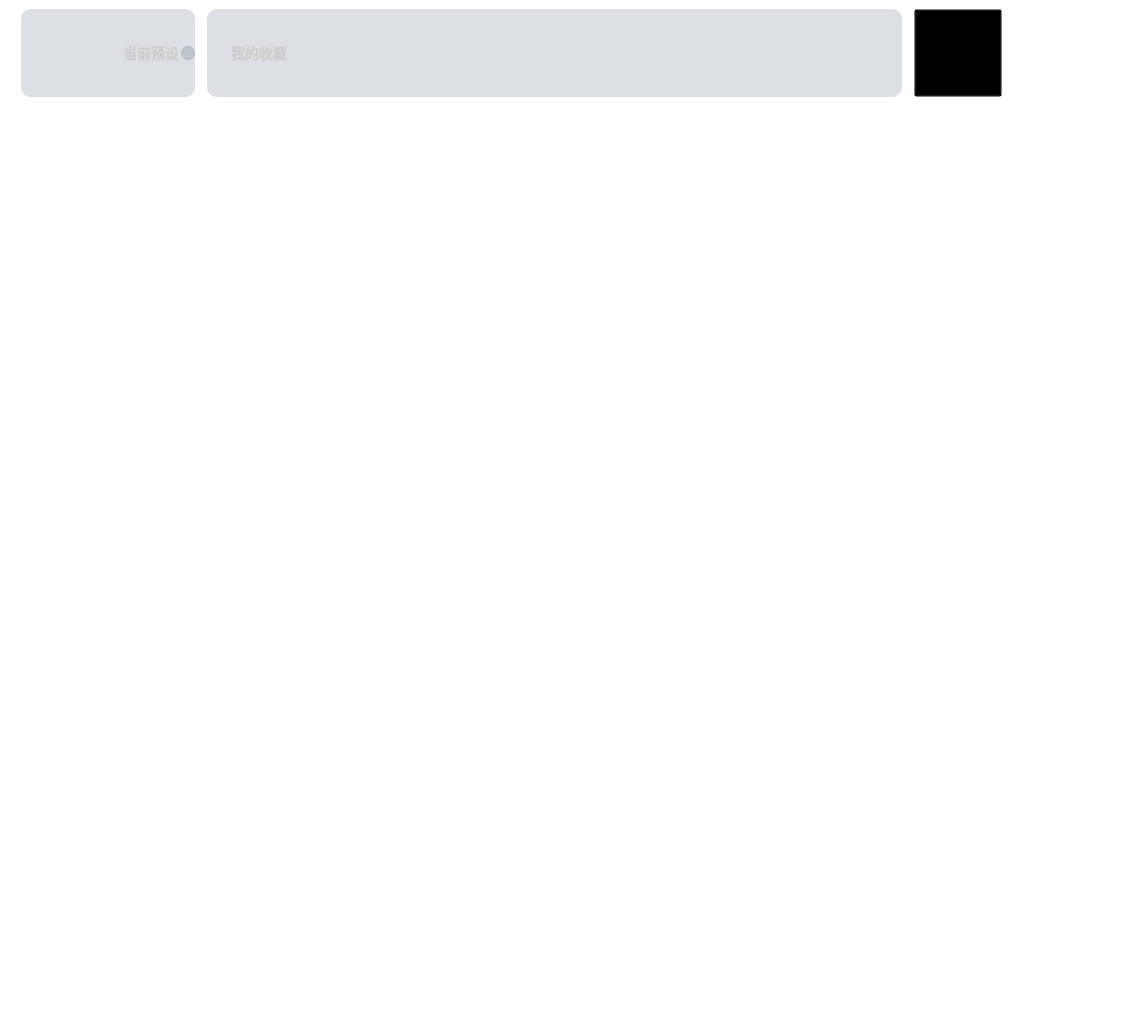
<?xml version="1.0" encoding="UTF-8"?>
<ui version="4.0">
 <class>SpeakerListen</class>
 <widget class="QWidget" name="SpeakerListen">
  <property name="geometry">
   <rect>
    <x>0</x>
    <y>0</y>
    <width>1122</width>
    <height>1015</height>
   </rect>
  </property>
  <property name="minimumSize">
   <size>
    <width>1071</width>
    <height>654</height>
   </size>
  </property>
  <property name="maximumSize">
   <size>
    <width>16777215</width>
    <height>16777215</height>
   </size>
  </property>
  <property name="windowTitle">
   <string>Form</string>
  </property>
  <property name="styleSheet">
   <string notr="true">background:transparent;
</string>
  </property>
  <layout class="QGridLayout" name="gridLayout">
   <property name="leftMargin">
    <number>0</number>
   </property>
   <property name="topMargin">
    <number>0</number>
   </property>
   <property name="rightMargin">
    <number>0</number>
   </property>
   <property name="bottomMargin">
    <number>0</number>
   </property>
   <property name="spacing">
    <number>0</number>
   </property>
   <item row="0" column="0">
    <widget class="QWidget" name="widget_background" native="true">
     <layout class="QGridLayout" name="gridLayout_3">
      <property name="leftMargin">
       <number>21</number>
      </property>
      <property name="rightMargin">
       <number>20</number>
      </property>
      <property name="horizontalSpacing">
       <number>11</number>
      </property>
      <property name="verticalSpacing">
       <number>0</number>
      </property>
      <item row="0" column="0">
       <widget class="QWidget" name="widget_2" native="true">
        <property name="minimumSize">
         <size>
          <width>1049</width>
          <height>104</height>
         </size>
        </property>
        <property name="maximumSize">
         <size>
          <width>16777215</width>
          <height>104</height>
         </size>
        </property>
        <property name="styleSheet">
         <string notr="true"/>
        </property>
        <layout class="QHBoxLayout" name="horizontalLayout_2">
         <property name="spacing">
          <number>12</number>
         </property>
         <property name="leftMargin">
          <number>0</number>
         </property>
         <property name="topMargin">
          <number>0</number>
         </property>
         <property name="rightMargin">
          <number>0</number>
         </property>
         <property name="bottomMargin">
          <number>16</number>
         </property>
         <item>
          <widget class="FrostedPanel" name="widget" native="true">
           <layout class="QGridLayout" name="gridLayout_5">
            <property name="leftMargin">
             <number>0</number>
            </property>
            <property name="topMargin">
             <number>0</number>
            </property>
            <property name="rightMargin">
             <number>0</number>
            </property>
            <property name="bottomMargin">
             <number>0</number>
            </property>
            <property name="spacing">
             <number>0</number>
            </property>
            <item row="0" column="0">
             <widget class="NewRadioBtnText" name="rBt_currentPlan">
              <property name="minimumSize">
               <size>
                <width>174</width>
                <height>88</height>
               </size>
              </property>
              <property name="maximumSize">
               <size>
                <width>174</width>
                <height>88</height>
               </size>
              </property>
              <property name="layoutDirection">
               <enum>Qt::RightToLeft</enum>
              </property>
              <property name="styleSheet">
               <string notr="true">QRadioButton{
	text-align: left;  /* 改为左对齐更合理 */
background-color: rgba(81, 96, 122, 0.2);
	color: #CCCCCC;
	border-radius: 10px;
	font-family: &quot;Noto Sans S Chinese&quot;; font-weight: 500;
	font-size: 14px;
	spacing: 2px;  /* 设置指示器和文本之间的间距 */
}
/*被选中样式*/
QRadioButton:checked
 {
background-color:red;
}
/*指示器样式*/
QRadioButton::indicator
{
height:58px;
width:58px;
border-image: url(:/Skin/Images/Headphones/current-bk2.png);
margin-right:17px;	
margin-left:25px;
}
                             </string>
              </property>
              <property name="text">
               <string>当前预设</string>
              </property>
              <property name="checkable">
               <bool>false</bool>
              </property>
             </widget>
            </item>
           </layout>
          </widget>
         </item>
         <item>
          <widget class="FrostedPanel" name="widget_all" native="true">
           <property name="minimumSize">
            <size>
             <width>685</width>
             <height>88</height>
            </size>
           </property>
           <property name="maximumSize">
            <size>
             <width>16777215</width>
             <height>88</height>
            </size>
           </property>
           <property name="styleSheet">
            <string notr="true">background-color: rgba(81, 96, 122, 0.2);
border-radius: 10px;</string>
           </property>
           <layout class="QGridLayout" name="gridLayout_4">
            <property name="leftMargin">
             <number>24</number>
            </property>
            <property name="topMargin">
             <number>9</number>
            </property>
            <property name="rightMargin">
             <number>16</number>
            </property>
            <property name="bottomMargin">
             <number>9</number>
            </property>
            <property name="spacing">
             <number>6</number>
            </property>
            <item row="0" column="2" rowspan="2">
             <widget class="EightMyPlan" name="widget_eight" native="true">
              <property name="minimumSize">
               <size>
                <width>500</width>
                <height>0</height>
               </size>
              </property>
              <property name="maximumSize">
               <size>
                <width>500</width>
                <height>16777215</height>
               </size>
              </property>
              <property name="styleSheet">
               <string notr="true">border-radius:6px;
background-color:transparent;</string>
              </property>
             </widget>
            </item>
            <item row="0" column="1">
             <spacer name="horizontalSpacer">
              <property name="orientation">
               <enum>Qt::Horizontal</enum>
              </property>
              <property name="sizeType">
               <enum>QSizePolicy::Fixed</enum>
              </property>
              <property name="sizeHint" stdset="0">
               <size>
                <width>28</width>
                <height>20</height>
               </size>
              </property>
             </spacer>
            </item>
            <item row="0" column="0" rowspan="2">
             <widget class="QLabel" name="lab_cur_2">
              <property name="minimumSize">
               <size>
                <width>65</width>
                <height>20</height>
               </size>
              </property>
              <property name="maximumSize">
               <size>
                <width>65</width>
                <height>20</height>
               </size>
              </property>
              <property name="styleSheet">
               <string notr="true">border:0px;
color: #CCCCCC;
font-family: &quot;Noto Sans S Chinese&quot;; font-weight: 500;
font-size: 14px;
background-color:transparent;</string>
              </property>
              <property name="text">
               <string>我的收藏</string>
              </property>
              <property name="alignment">
               <set>Qt::AlignLeading|Qt::AlignLeft|Qt::AlignVCenter</set>
              </property>
             </widget>
            </item>
            <item row="0" column="3">
             <spacer name="horizontalSpacer_5">
              <property name="orientation">
               <enum>Qt::Horizontal</enum>
              </property>
              <property name="sizeHint" stdset="0">
               <size>
                <width>40</width>
                <height>20</height>
               </size>
              </property>
             </spacer>
            </item>
           </layout>
          </widget>
         </item>
         <item>
          <widget class="FrostedPanel" name="widget_3" native="true">
           <layout class="QGridLayout" name="gridLayout_6">
            <property name="leftMargin">
             <number>0</number>
            </property>
            <property name="topMargin">
             <number>0</number>
            </property>
            <property name="rightMargin">
             <number>0</number>
            </property>
            <property name="bottomMargin">
             <number>0</number>
            </property>
            <property name="spacing">
             <number>0</number>
            </property>
            <item row="0" column="0">
             <widget class="CustomQPushButtonFunctionalClassificationButton" name="pBt_goto_plans_page">
              <property name="minimumSize">
               <size>
                <width>88</width>
                <height>88</height>
               </size>
              </property>
              <property name="styleSheet">
               <string notr="true"/>
              </property>
              <property name="text">
               <string/>
              </property>
             </widget>
            </item>
           </layout>
          </widget>
         </item>
         <item>
          <widget class="FrostedPanel" name="widget_listenEn" native="true">
           <property name="minimumSize">
            <size>
             <width>88</width>
             <height>88</height>
            </size>
           </property>
           <property name="maximumSize">
            <size>
             <width>88</width>
             <height>88</height>
            </size>
           </property>
           <property name="styleSheet">
            <string notr="true"/>
           </property>
           <layout class="QHBoxLayout" name="horizontalLayout_12">
            <property name="spacing">
             <number>0</number>
            </property>
            <property name="leftMargin">
             <number>0</number>
            </property>
            <property name="topMargin">
             <number>0</number>
            </property>
            <property name="rightMargin">
             <number>0</number>
            </property>
            <property name="bottomMargin">
             <number>0</number>
            </property>
            <item>
             <widget class="QPushButton" name="pBt_GameListen">
              <property name="sizePolicy">
               <sizepolicy hsizetype="Fixed" vsizetype="Fixed">
                <horstretch>0</horstretch>
                <verstretch>0</verstretch>
               </sizepolicy>
              </property>
              <property name="minimumSize">
               <size>
                <width>88</width>
                <height>88</height>
               </size>
              </property>
              <property name="maximumSize">
               <size>
                <width>88</width>
                <height>88</height>
               </size>
              </property>
              <property name="styleSheet">
               <string notr="true">QPushButton
{
	border-radius: 10px;
	border-image: url(:/Skin/Images/Headphones/listen_ch_88_88.png);
}</string>
              </property>
              <property name="text">
               <string/>
              </property>
              <property name="checkable">
               <bool>true</bool>
              </property>
             </widget>
            </item>
           </layout>
          </widget>
         </item>
        </layout>
       </widget>
      </item>
      <item row="1" column="0">
       <widget class="FrostedPanel" name="widget_listen" native="true">
        <property name="minimumSize">
         <size>
          <width>1029</width>
          <height>0</height>
         </size>
        </property>
        <property name="maximumSize">
         <size>
          <width>16777215</width>
          <height>16777215</height>
         </size>
        </property>
        <property name="styleSheet">
         <string notr="true"/>
        </property>
        <layout class="QVBoxLayout" name="verticalLayout">
         <property name="spacing">
          <number>0</number>
         </property>
         <property name="leftMargin">
          <number>0</number>
         </property>
         <property name="topMargin">
          <number>0</number>
         </property>
         <property name="rightMargin">
          <number>0</number>
         </property>
         <property name="bottomMargin">
          <number>0</number>
         </property>
         <item>
          <widget class="QWidget" name="widget_sound_test_main_page" native="true">
           <property name="minimumSize">
            <size>
             <width>0</width>
             <height>100</height>
            </size>
           </property>
           <property name="styleSheet">
            <string notr="true"/>
           </property>
           <layout class="QGridLayout" name="gridLayout_2">
            <property name="leftMargin">
             <number>0</number>
            </property>
            <property name="topMargin">
             <number>0</number>
            </property>
            <property name="rightMargin">
             <number>0</number>
            </property>
            <property name="bottomMargin">
             <number>0</number>
            </property>
            <property name="spacing">
             <number>0</number>
            </property>
           </layout>
          </widget>
         </item>
        </layout>
       </widget>
      </item>
      <item row="2" column="0">
       <spacer name="verticalSpacer">
        <property name="orientation">
         <enum>Qt::Vertical</enum>
        </property>
        <property name="sizeType">
         <enum>QSizePolicy::Fixed</enum>
        </property>
        <property name="sizeHint" stdset="0">
         <size>
          <width>20</width>
          <height>13</height>
         </size>
        </property>
       </spacer>
      </item>
     </layout>
    </widget>
   </item>
  </layout>
 </widget>
 <customwidgets>
  <customwidget>
   <class>FrostedPanel</class>
   <extends>QWidget</extends>
   <header>modules/Common/FrostedPanel.h</header>
   <container>1</container>
  </customwidget>
  <customwidget>
   <class>NewRadioBtnText</class>
   <extends>QRadioButton</extends>
   <header>CustomControl/CustomRadioButton/NewRadioBtnText.h</header>
  </customwidget>
  <customwidget>
   <class>EightMyPlan</class>
   <extends>QWidget</extends>
   <header>EightMyPlan.h</header>
   <container>1</container>
  </customwidget>
  <customwidget>
   <class>CustomQPushButtonFunctionalClassificationButton</class>
   <extends>QPushButton</extends>
   <header>modules/GeneralCustomUI/custom_QPushButton_functional_classification_button.h</header>
  </customwidget>
 </customwidgets>
 <resources/>
 <connections/>
</ui>
